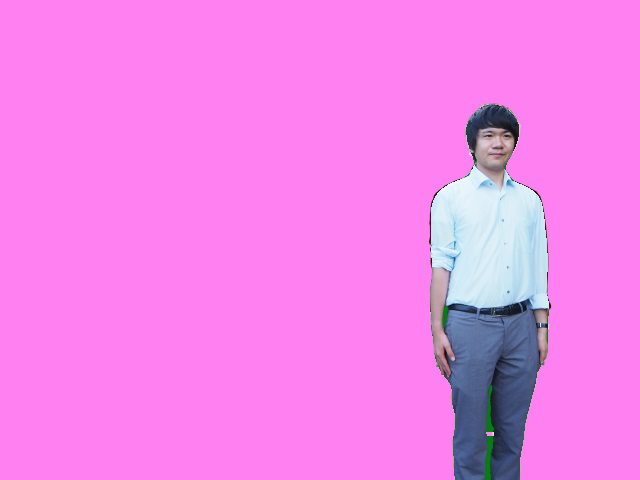
#> input picture dev/export/001.png, 640 x 480 px, found by its file name
$ python calcImageSim.py
#> lines starting #> are read from the running program, lines starting #| are printed output that depends on the picture
#OpenCVとosをインポート
import cv2
import os

TARGET_FILE = "001.png"
# IMG_DIR = os.path.abspath(os.path.dirname(__file__)) + 'images/'
IMG_DIR = os.path.abspath(os.path.dirname(__file__)) + '/images/'
print(IMG_DIR)
print(TARGET_FILE)
IMG_SIZE = (640, 640)

target_img_path = IMG_DIR + TARGET_FILE
#ターゲット画像をグレースケールで読み出し
target_img = cv2.imread(target_img_path, cv2.IMREAD_GRAYSCALE)
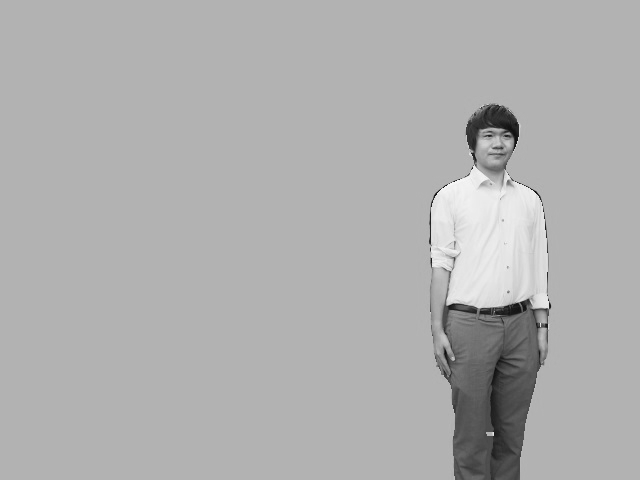
#> target_img: shape (480, 640); min 12, max 249, mean 174.7
#ターゲット画像を200px×200pxに変換
target_img = cv2.resize(target_img, IMG_SIZE)
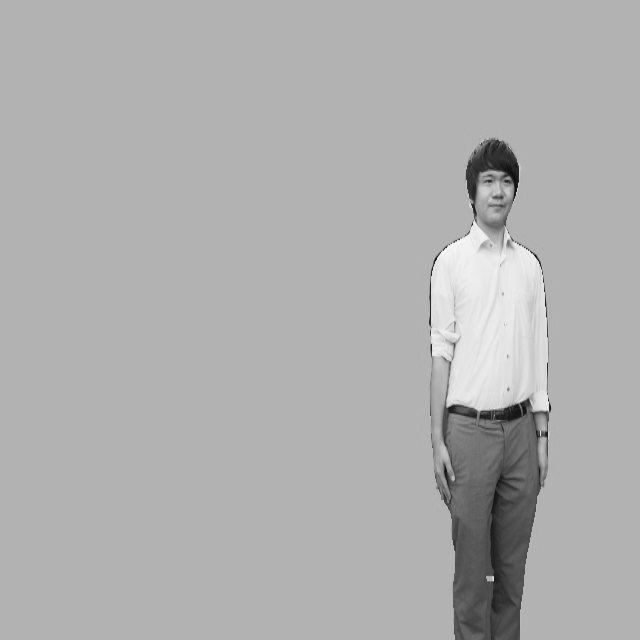
#> target_img: shape (640, 640); min 13, max 248, mean 174.7

# BFMatcherオブジェクトの生成
bf = cv2.BFMatcher(cv2.NORM_HAMMING)

# AKAZEを適用、特徴点を検出
detector = cv2.AKAZE_create()
(target_kp, target_des) = detector.detectAndCompute(target_img, None)
#> target_kp = 191 keypoints; strongest (x, y, size): (490, 578, 5.7), (519, 408, 16.1), (512, 170, 16.1), (523, 408, 11.4)

print('TARGET_FILE: %s' % (TARGET_FILE))

files = os.listdir(IMG_DIR)
for file in files:
    if file == '.DS_Store' or file == TARGET_FILE:
        continue
    #比較対象の写真の特徴点を検出
    comparing_img_path = IMG_DIR + file
    try:
        comparing_img = cv2.imread(comparing_img_path, cv2.IMREAD_GRAYSCALE)
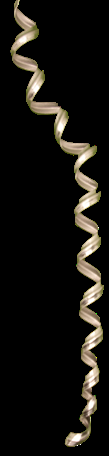
#> input picture imgsimTest/images/00000.png, 109 x 456 px
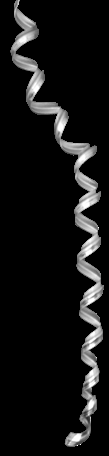
#> comparing_img: shape (456, 109); min 0, max 255, mean 20.5
        comparing_img = cv2.resize(comparing_img, IMG_SIZE)
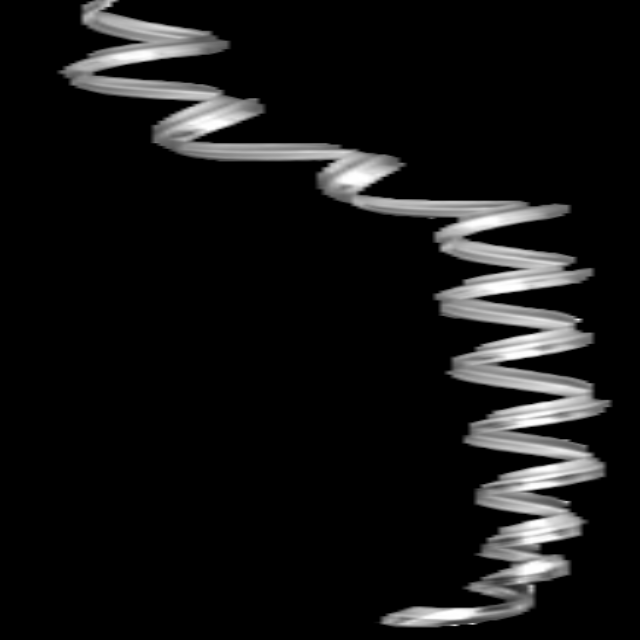
#> comparing_img: shape (640, 640); min 0, max 255, mean 20.5
        (comparing_kp, comparing_des) = detector.detectAndCompute(comparing_img, None)
#> comparing_kp = 509 keypoints; strongest (x, y, size): (546, 549, 11.4), (544, 548, 8.1), (448, 240, 16.1), (461, 301, 22.8)
        # BFMatcherで総当たりマッチングを行う
        matches = bf.match(target_des, comparing_des)
#> matches = 191 matches
        #特徴量の距離を出し、平均を取る
        dist = [m.distance for m in matches]
#> dist = 191 values, max 201 at index 56, min 83 at index 121, mean 127.6
        ret = sum(dist) / len(dist)
#> ret = 127.6
    except cv2.error:
        # cv2がエラーを吐いた場合の処理
        ret = 100000

    # print(file, ret)
    # float型の数値を文字列に変換し、小数点を「-」に変換する
    ret_str = "{:.4f}".format(ret).replace(".", "-")
#> ret_str = '127-5550'
    print(file, ret_str)  # 出力結果： 3-1415
#| 00000.png 127-5550
#> pass 3 of the loop `for file in files:`:
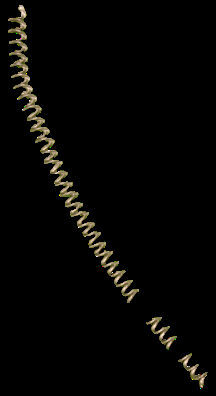
#> input picture imgsimTest/images/000010.png, 216 x 396 px
#> `comparing_img = cv2.imread(comparing_img_path, cv2.IMREAD_GRAYSCALE)`:
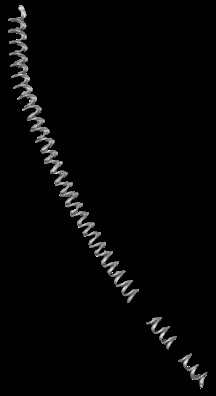
#> comparing_img: shape (396, 216); min 0, max 255, mean 5.7
#> `comparing_img = cv2.resize(comparing_img, IMG_SIZE)`:
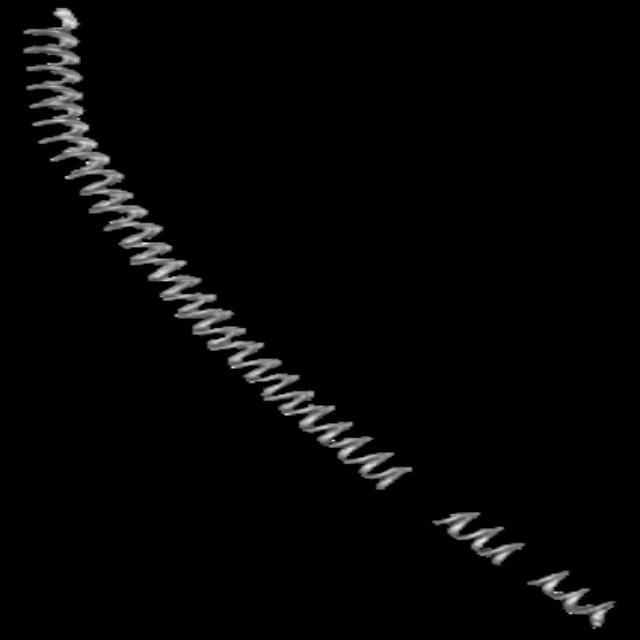
#> comparing_img: shape (640, 640); min 0, max 247, mean 5.7
#> comparing_kp = 507 keypoints; strongest (x, y, size): (75, 77, 8.1), (105, 159, 5.7), (84, 127, 5.7), (103, 158, 8.1)
#> dist = 191 values, max 195 at index 182, min 89 at index 177, mean 151.1
#> ret = 151.1
#> ret_str = '151-1047'
#| 000010.png 151-1047
    # ファイル名の変更
    '''
    path, ext = os.path.splitext(comparing_img_path)  # 拡張子を取得する
    # new_comparing_img_path = "{}{}{}".format(path, "-" + ret_str, ext)
    new_comparing_img_path = "{}{}{}".format(path, "-" + ret_str, ext)
    os.rename(comparing_img_path, new_comparing_img_path)
    '''

    # 新しいファイル名でファイルを保存する
    filename = os.path.basename(file)
    ext = os.path.splitext(filename)[1][1:]
    print(ext)
    os.rename("images/" + filename, "images/" + ret_str + "." + ext )
